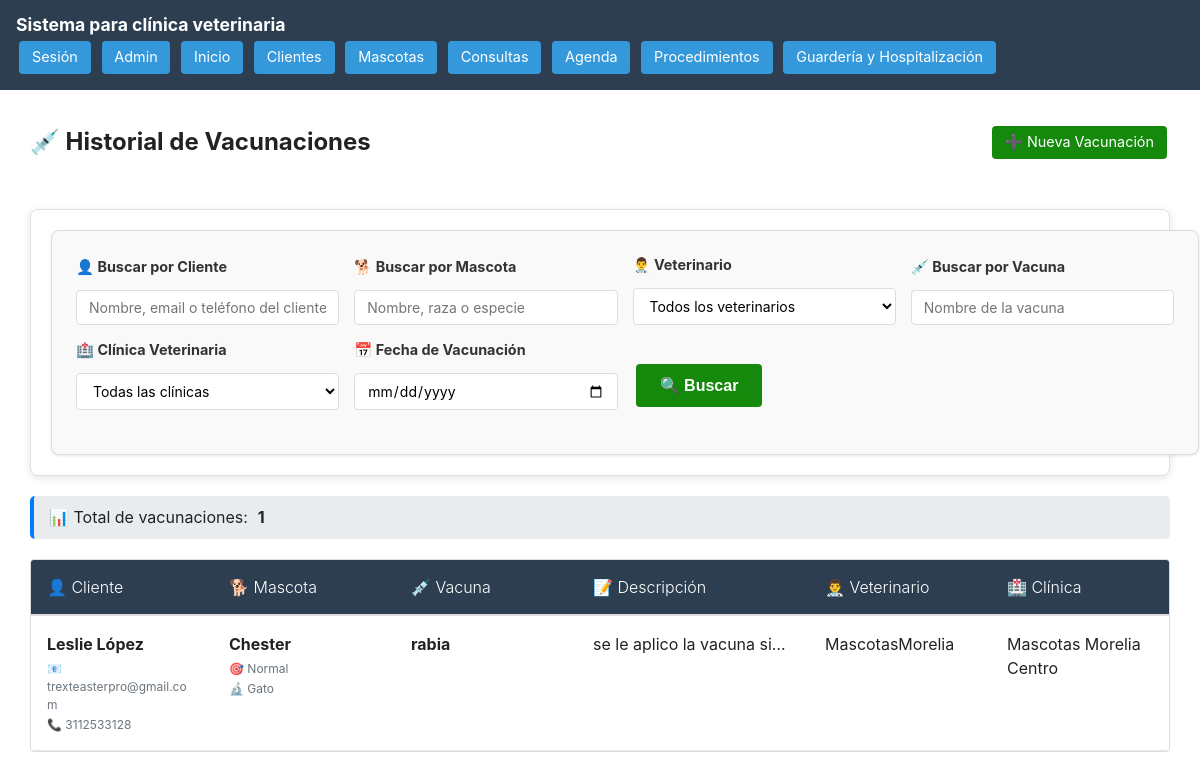
/procedimientos/vacunacion/historial/ (signed in), run on the app's committed database.
### Procedimientos/models.py (models this page shows, shortened)
class Vacunaciones(models.Model):
    CLINICAS = [
        ('Mascotas Morelia Centro', 'Mascotas Morelia Centro'),
        ('Mascotas Morelia Salida Apatzingán', 'Mascotas Morelia Salida Apatzingán'),
        ('Mascotas Morelia Mano Huevona', 'Mascotas Morelia Mano Huevona'),
    ]
    mascota = models.ForeignKey(Mascotas, on_delete=models.CASCADE)
    vacunas = models.ForeignKey(ListaVacunas, on_delete=models.CASCADE)
    descripcion = models.TextField(blank= True)
    veterinario =  models.ForeignKey(User, on_delete=models.CASCADE)
    clinicaVeterinaria = models.CharField(
        max_length=255,
        choices=CLINICAS,
        default='Mascotas Morelia Centro'  # puedes poner un valor por defecto si quieres
    )
    fecha = models.DateField()

class ListaVacunas(models.Model):
    vacuna = models.TextField()

### ClientesMascotas/models.py (models this page shows)
class Mascotas(models.Model):
    SEXOS = [
        ('macho', 'macho'),
        ('hembra', 'hembra'),
    ]
    cliente = models.ForeignKey(Clientes, on_delete=models.CASCADE)
    nombre = models.CharField(max_length=255)
    especie = models.CharField(max_length=255)
    raza = models.CharField(max_length=255)
    fechaNacimiento = models.DateField()
    peso = models.FloatField()
    vacunas = models.TextField(blank=True)
    ultimaDesparasitacion = models.DateField(blank= True, null=True)
    ultimoDesparasitante = models.TextField(blank=True)
    alergias = models.TextField(blank=True)
    vive = models.BooleanField(default=True)
    sexo = models.CharField(
        max_length=20,
        choices=SEXOS,
        default='macho'  # puedes poner un valor por defecto si quieres
    )
    alimento = models.TextField(blank = True)

class Clientes(models.Model):
    nombre = models.CharField(max_length=255)
    email = models.EmailField(unique=True, blank = True)
    telefono = models.CharField(max_length=20, unique = True)
    direccion = models.TextField(blank=True)

### Procedimientos/views.py (the view)
# urls.py: path('vacunacion/historial/', views.historial_vacunaciones, name='historial_vacunaciones'),
@login_required
def historial_vacunaciones(request):
    vacunaciones = Vacunaciones.objects.all().select_related(
        'mascota', 'mascota__cliente', 'veterinario', 'vacunas'
    ).order_by('-fecha')
    query_cliente = request.GET.get('q_cliente', '').strip().lower()
    query_mascota = request.GET.get('q_mascota', '').strip().lower()
    query_veterinario = request.GET.get('q_veterinario', '')  # Cambiado para usar ID
    query_veterinaria = request.GET.get('q_veterinaria', '')
    query_vacuna = request.GET.get('q_vacuna', '').strip().lower()
    query_fecha = request.GET.get('q_fecha', '')
    if query_cliente:
        vacunaciones = vacunaciones.filter(
            Q(mascota__cliente__nombre__icontains=query_cliente) |
            Q(mascota__cliente__email__icontains=query_cliente) |
            Q(mascota__cliente__telefono__icontains=query_cliente)
        )
    if query_mascota:
        vacunaciones = vacunaciones.filter(
            Q(mascota__nombre__icontains=query_mascota) |
            Q(mascota__raza__icontains=query_mascota) |
            Q(mascota__especie__icontains=query_mascota)
        )
    if query_veterinario:
        vacunaciones = vacunaciones.filter(veterinario_id=query_veterinario)
    if query_veterinaria:
        vacunaciones = vacunaciones.filter(clinicaVeterinaria=query_veterinaria)
    if query_vacuna:
        vacunaciones = vacunaciones.filter(vacunas__vacuna__icontains=query_vacuna)
    if query_fecha:
        vacunaciones = vacunaciones.filter(fecha=query_fecha)
    veterinarios = User.objects.filter(is_active=True).order_by('first_name', 'last_name')
    clinicas = Vacunaciones.CLINICAS
    vacunas_lista = ListaVacunas.objects.all().order_by('vacuna')
    filtros_activos = any([query_cliente, query_mascota, query_veterinario,
                          query_veterinaria, query_vacuna, query_fecha])
    return render(request, 'procedimientos/vacunaciones/verVacunaciones.html', {
        'vacunaciones': vacunaciones,
        'veterinarios': veterinarios,
        'clinicas': clinicas,
        'vacunas_lista': vacunas_lista,
        'query_cliente': query_cliente,
        'query_mascota': query_mascota,
        'query_veterinario': query_veterinario,
        'query_veterinaria': query_veterinaria,
        'query_vacuna': query_vacuna,
        'query_fecha': query_fecha,
        'filtros_activos': filtros_activos
    })

### templates/procedimientos/vacunaciones/verVacunaciones.html (shortened to what this page needs)
{% extends 'base.html' %}
{% block content %}
<section class="container">
    <div class="header-actions">
        <h2>💉 Historial de Vacunaciones</h2>
        <a href="{% url 'nueva_vacunacion' %}" class="btn-home btn-agregar">
            ➕ Nueva Vacunación
        </a>
    </div>
    <div class="filtros-combinados">
        <form method="get" action="" class="filtros-form">
            <div class="filtros-grid">
                <div class="filtro-group">
                    <label for="q_cliente" class="filtro-label">
                        👤 Buscar por Cliente
                    </label>
                    <div class="filtro-input-container">
                        <input
                            type="text"
                            id="q_cliente"
                            name="q_cliente"
                            placeholder="Nombre, email o teléfono del cliente..."
                            class="filtro-input"
                            value="{{ query_cliente }}"
                        >
                    </div>
                </div>
                <div class="filtro-group">
                    <label for="q_mascota" class="filtro-label">
                        🐕 Buscar por Mascota
                    </label>
                    <div class="filtro-input-container">
                        <input
                            type="text"
                            id="q_mascota"
                            name="q_mascota"
                            placeholder="Nombre, raza o especie"
                            class="filtro-input"
                            value="{{ query_mascota }}"
                        >
                    </div>
                </div>
                <div class="filtro-group">
                    <label for="q_veterinario" class="filtro-label">
                        👨‍⚕️ Veterinario
                    </label>
                    <div class="filtro-input-container">
                        <select id="q_veterinario" name="q_veterinario" class="filtro-input">
                            <option value="">Todos los veterinarios</option>
                        </select>
                    </div>
                </div>
                <div class="filtro-group">
                    <label for="q_vacuna" class="filtro-label">
                        💉 Buscar por Vacuna
                    </label>
                    <div class="filtro-input-container">
                        <input
                            type="text"
                            id="q_vacuna"
                            name="q_vacuna"
                            placeholder="Nombre de la vacuna"
                            class="filtro-input"
                            value="{{ query_vacuna }}"
                        >
                    </div>
                </div>
                <div class="filtro-group">
                    <label for="q_veterinaria" class="filtro-label">
                        🏥 Clínica Veterinaria
                    </label>
                    <div class="filtro-input-container">
                        <select id="q_veterinaria" name="q_veterinaria" class="filtro-input">
                            <option value="">Todas las clínicas</option>
                        </select>
                    </div>
                </div>
                <div class="filtro-group">
                    <label for="q_fecha" class="filtro-label">
                        📅 Fecha de Vacunación
                    </label>
                    <div class="filtro-input-container">
                        <input
                            type="date"
                            id="q_fecha"
                            name="q_fecha"
                            class="filtro-input"
                            value="{{ query_fecha }}"
                        >
                    </div>
                </div>
                <div class="filtro-actions">
                    <button type="submit" class="btn-home filtro-submit">
                        🔍 Buscar
                    </button>
                </div>
            </div>
        </form>
    </div>
    {% if filtros_activos %}
    <div class="results-info">
        <p>
            📊 Mostrando <strong>{{ vacunaciones|length }}</strong> vacunación(es)
            {% if query_cliente %}para cliente: "<strong>{{ query_cliente }}</strong>"{% endif %}
            {% if query_mascota %}{% if query_cliente %}y {% endif %}mascota: "<strong>{{ query_mascota }}</strong>"{% endif %}
            {% if query_veterinario %}
                {% if query_cliente or query_mascota %}y {% endif %}veterinario:
                "<strong>
                    {% for vet in veterinarios %}
                        {% if vet.id|stringformat:"s" == query_veterinario %}
                            {{ vet.get_full_name|default:vet.username }}
                        {% endif %}
                    {% endfor %}
                </strong>"
            {% endif %}
            {% if query_vacuna %}{% if query_cliente or query_mascota or query_veterinario %}y {% endif %}vacuna: "<strong>{{ query_vacuna }}</strong>"{% endif %}
            {% if query_veterinaria %}{% if query_cliente or query_mascota or query_veterinario or query_vacuna %}en {% else %}en {% endif %}clínica: "<strong>{{ query_veterinaria }}</strong>"{% endif %}
            {% if query_fecha %}{% if query_cliente or query_mascota or query_veterinario or query_vacuna or query_veterinaria %}el {% else %}el {% endif %}<strong>{{ query_fecha }}</strong>{% endif %}
        </p>
    </div>
    {% else %}
    <div class="results-info">
        <p>📊 Total de vacunaciones: <strong>{{ vacunaciones|length }}</strong></p>
    </div>
    {% endif %}
    <div class="custom-table-container">
        <table class="custom-table">
            <thead>
                <tr>
                    <th>👤 Cliente</th>
                    <th>🐕 Mascota</th>
                    <th>💉 Vacuna</th>
                    <th>📝 Descripción</th>
                    <th>👨‍⚕️ Veterinario</th>
                    <th>🏥 Clínica</th>
                </tr>
            </thead>
            <tbody>
                {% for vacunacion in vacunaciones %}
                <tr>
                    <td>
                        <div class="client-info">
                            <strong>{{ vacunacion.mascota.cliente.nombre }}</strong>
                            <div class="client-details">
                                {% if vacunacion.mascota.cliente.email %}
                                <small>📧 {{ vacunacion.mascota.cliente.email }}</small>
                                {% endif %}
                                {% if vacunacion.mascota.cliente.telefono %}
                                <small>📞 {{ vacunacion.mascota.cliente.telefono }}</small>
                                {% endif %}
                            </div>
                        </div>
                    </td>
                    <td>
                        <div class="pet-info">
                            <strong>{{ vacunacion.mascota.nombre }}</strong>
                            <div class="pet-details">
                                <small>🎯 {{ vacunacion.mascota.raza|default:"Sin raza" }}</small>
                                <small>🔬 {{ vacunacion.mascota.especie|default:"Sin especie" }}</small>
                            </div>
                        </div>
                    </td>
                    <td>
                        <strong>{{ vacunacion.vacunas.vacuna }}</strong>
                    </td>
                    <td>
                        {% if vacunacion.descripcion %}
                            <div class="truncate-text" title="{{ vacunacion.descripcion }}">
                                {{ vacunacion.descripcion|truncatewords:10 }}
                            </div>
                        {% else %}
                            <span style="color: #6c757d; font-style: italic;">Sin descripción</span>
                        {% endif %}
                    </td>
                    <td>
                        {{ vacunacion.veterinario.get_full_name|default:vacunacion.veterinario.username }}
                    </td>
                    <td>{{ vacunacion.clinicaVeterinaria }}</td>
                </tr>
                {% endfor %}
            </tbody>
        </table>
    </div>
</section>
{% endblock %}

### static/styles/main.css (style rules this page uses)
:root { --brand-bg: #2c3e50; --btn-bg: #3498db; --btn-bg-hover: #2980b9; --text-on-brand: #ffffff; --btn-agr: #14890c; --btn-agr-hover: #0fda15; --btn-regresar: #e67e22; --btn-regresar-hover: #a85904; --form-bg: #fafafa; --form-border: #e0e0e0; --error-color: #d9534f; --success-color: #28a745; }
body { margin: 0; font-family: -apple-system, BlinkMacSystemFont, 'Segoe UI', Roboto, 'Helvetica Neue', Arial; line-height: 1.4; color: #222; }
.btn-home, .btn-agregar, .btn-regresar { display: inline-block; padding: 0.4rem 0.8rem; color: white; text-decoration: none; border-radius: 4px; margin: 0.2rem; border: none; cursor: pointer; font-size: 0.9rem; }
.btn-home { background: var(--btn-bg); }
.btn-agregar { background: var(--btn-agr); }
form { display: flex; flex-direction: column; gap: 1.5rem; background: #f9f9f9; padding: 1.5rem; border: 1px solid #ddd; border-radius: 8px; box-shadow: 0 1px 3px rgba(0, 0, 0, 0.1); }
form label { font-weight: bold; color: #333; margin-bottom: 0.5rem; display: block; }
form input, form textarea, form select { padding: 0.75rem; border: 1px solid #ccc; border-radius: 4px; font-size: 1rem; width: 100%; box-sizing: border-box; font-family: inherit; }
form button[type="submit"] { align-self: flex-start; padding: 0.75rem 1.5rem; background: var(--btn-agr); color: white; border: none; border-radius: 4px; cursor: pointer; font-size: 1rem; font-weight: bold; }
.custom-table-container { overflow-x: auto; border: 1px solid #ddd; border-radius: 4px; margin-top: 1rem; }
.custom-table { width: 100%; border-collapse: collapse; table-layout: auto; }
.custom-table thead th { text-align: left; padding: 1rem 1rem; background: var(--brand-bg); color: var(--text-on-brand); font-weight: 300; border-bottom: 2px solid #ddd; white-space: normal; word-wrap: break-word; word-break: break-word; }
.custom-table tbody td { padding: 1rem 1rem; border-bottom: 1px solid #e6e6e6; vertical-align: top; word-wrap: break-word; word-break: break-word; line-height: 1.5; min-width: 150px; }
.filtros-combinados { background: white; padding: 20px; border-radius: 8px; box-shadow: 0 2px 10px rgba(0,0,0,0.1); margin-bottom: 20px; border: 1px solid var(--form-border); }
.filtros-form { width: 100%; }
.filtros-grid { display: grid; grid-template-columns: 1fr 1fr auto; gap: 15px; align-items: end; }
.filtro-group { display: flex; flex-direction: column; gap: 8px; }
.filtro-label { font-weight: bold; color: var(--brand-bg); font-size: 0.9rem; margin-bottom: 5px; }
.filtro-input-container { position: relative; display: flex; align-items: center; }
.filtro-input { width: 100%; padding: 10px 40px 10px 12px; border: 2px solid #e0e0e0; border-radius: 6px; font-size: 14px; transition: all 0.3s ease; background: white; }
.filtro-actions { display: flex; gap: 10px; align-items: center; }
.filtro-submit { background: var(--btn-bg); padding: 10px 20px; white-space: nowrap; }
.results-info { background: #f8f9fa; padding: 12px 20px; border-radius: 8px; margin: 15px 0; border-left: 4px solid var(--btn-bg); }
.results-info p { margin: 0; display: flex; align-items: center; gap: 10px; flex-wrap: wrap; }
.client-info, .pet-info { display: flex; flex-direction: column; gap: 4px; }
.client-details, .pet-details { display: flex; flex-direction: column; gap: 2px; }
.client-details small, .pet-details small { color: #666; font-size: 0.8em; }
.truncate-text { max-width: 200px; overflow: hidden; text-overflow: ellipsis; white-space: nowrap; }
.header-actions { display: flex; justify-content: space-between; align-items: center; margin-bottom: 30px; flex-wrap: wrap; gap: 15px; }
.container { padding: 1rem; max-width: 100%; margin: 0 auto; }
@media (min-width: 1200px) { .container { max-width: 1140px; } }

### data on the page
Vacunaciones: mascota.cliente.nombre "Leslie López", mascota.cliente.email "trexteasterpro@gmail.com", mascota.cliente.telefono "3112533128", mascota.nombre "Chester", mascota.raza "Normal", mascota.especie "Gato", vacunas.vacuna "rabia", descripcion "se le aplico la vacuna si…", veterinario.get_full_name "MascotasMorelia", clinicaVeterinaria "Mascotas Morelia Centro"

### other printed values
{{ vacunaciones|length }} "1"
